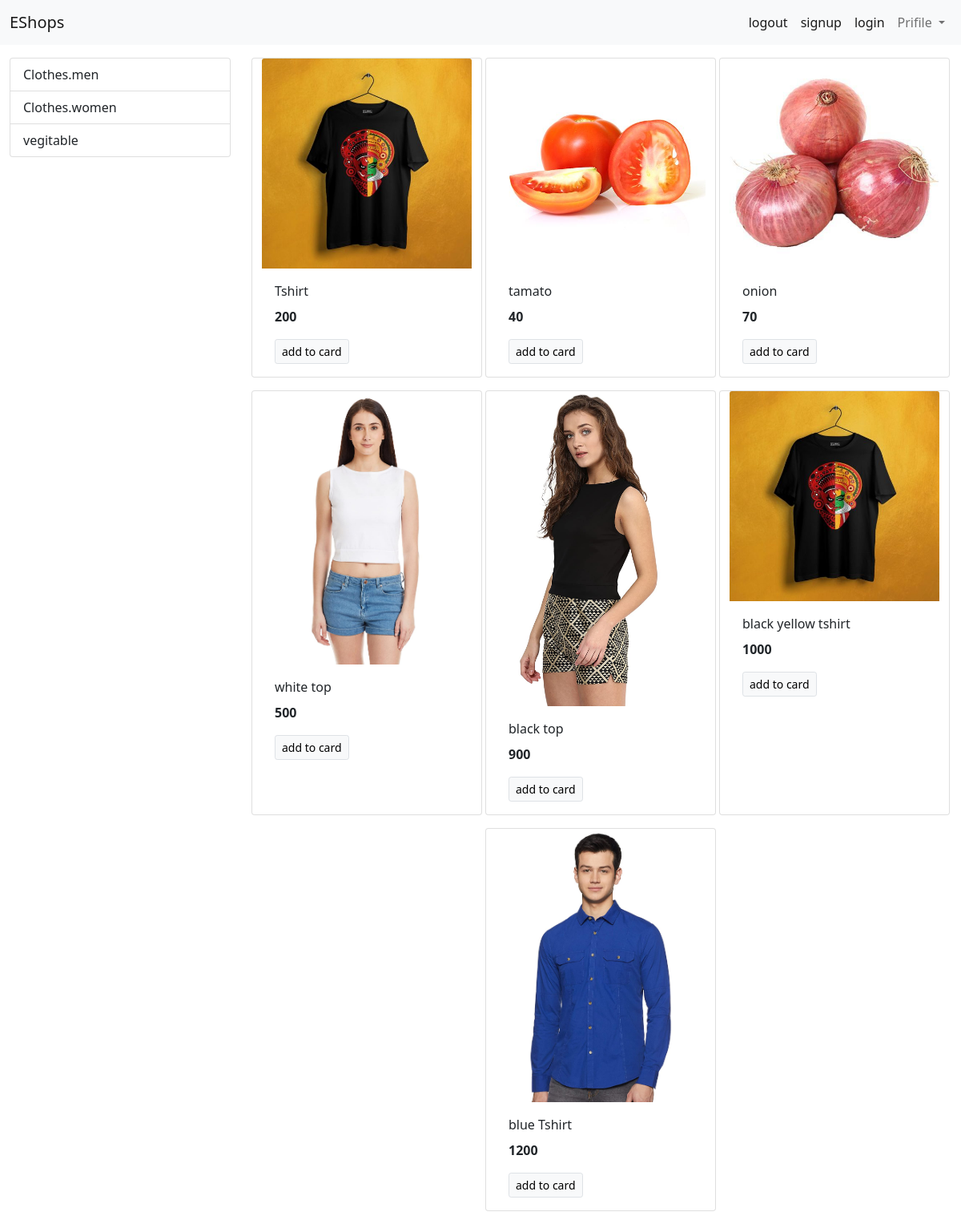
The page / on the database its author committed.
### store/models/category.py (models this page shows, shortened)
class Category(models.Model):
    name = models.CharField(max_length=20)
    @staticmethod
    def get_all_categories():
       return  Category.objects.all()

### store/models/product.py (models this page shows, shortened)
class Product(models.Model):
    name = models.CharField(max_length=50)
    price = models.IntegerField(default=0)
    category = models.ForeignKey(Category, on_delete=models.CASCADE, default=1)
    description = models.CharField(max_length=200, default='', null=True, blank=True)
    image = models.ImageField(upload_to='product/')
    @staticmethod
    def get_all_products():
        return Product.objects.all()

### store/views.py (the view)
# urls.py: path('', index),
def index(request):
    product = None
    categories = Category.get_all_categories()
    categoryID = request.GET.get('category')
    if categoryID:
        product = Product.get_all_products_by_categoryid(categoryID)
    else:
        product = Product.get_all_products();
    data = {}
    data['product'] = product
    data['categories'] = categories
    return render(request , 'index.html', data)

### store/templates/index.html
{% extends 'base.html' %}
{% block content%}
<div class="container-fluid mt-3">
 <div class="row">
   <div class="col-lg-3 mx-auto" >
     <div class="list-group">
      {% for category in categories %}
       <a href="/?category = {{category.id}}" class="list-group-item
       list-group-item-action">{{category.name}}</a>
       {% endfor %}
     </div>
   </div>
   <div id='product' class="col-lg-9 mx-auto">
    <div class="row mx-auto">
      {%for product in product%}
    <div class="card mx-auto mb-3" style="width: 18rem;">
      <img src="{{product.image.url}}" class="card-img-top" alt="...">
      <div class="card-body">
        <p class="card-title">{{product.name}}</p>
        <p class="card-text"><b>{{product.price}}</b></p>
        <a href="#" class="btn btn-light border btn-sm">add to card</a>
      </div>
    </div>
    {% endfor %}
    </div>
   </div>
 </div>
</div>
{%endblock%}

### store/templates/base.html (shortened to what this page needs)
<!DOCTYPE html>
<!doctype html>
<html lang="en">
  <head>
    <link href="https://cdn.jsdelivr.net/npm/bootstrap@5.1.3/dist/css/bootstrap.min.css" rel="stylesheet">
  </head>
  <body>
    <nav class="navbar navbar-expand-lg navbar-light bg-light">
      <div class="container-fluid">
        <a class="navbar-brand" href="#">EShops</a>
          <ul class=" navbar-nav d-flex">
            <li class="nav-item">
              <a class="nav-link active" aria-current="page" href="#">logout</a>
            </li>
            <li class="nav-item">
              <a class="nav-link active" aria-current="page" href="#">signup</a>
            </li>
            <li class="nav-item">
              <a class="nav-link active" aria-current="page" href="#">login</a>
            </li>
            <li class="nav-item dropdown">
              <a class="nav-link dropdown-toggle" href="#" id="navbarDropdown" role="button" data-bs-toggle="dropdown" aria-expanded="false">
                Prifile
              </a>
            </li>
          </ul>
        </div>
    </nav>
    {% block content%}{%endblock%}
  </body>
</html>

### rows shown on the page
Category: name "Clothes.men"
Category: name "Clothes.women"
Category: name "vegitable"
Product: image (picture), name "Tshirt", price "200"
Product: image (picture), name "tamato", price "40"
Product: image (picture), name "onion", price "70"
Product: image (picture), name "white top", price "500"
Product: image (picture), name "black top", price "900"
Product: image (picture), name "black yellow tshirt", price "1000"
Product: image (picture), name "blue Tshirt", price "1200"
